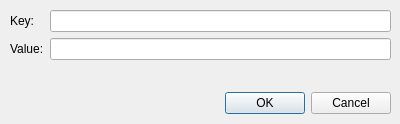
<?xml version="1.0" encoding="UTF-8"?>
<ui version="4.0">
 <class>ApplicationTagDialog</class>
 <widget class="QDialog" name="ApplicationTagDialog">
  <property name="geometry">
   <rect>
    <x>0</x>
    <y>0</y>
    <width>400</width>
    <height>124</height>
   </rect>
  </property>
  <property name="windowTitle">
   <string>Application Tag</string>
  </property>
  <widget class="QDialogButtonBox" name="buttonBox">
   <property name="geometry">
    <rect>
     <x>140</x>
     <y>90</y>
     <width>251</width>
     <height>26</height>
    </rect>
   </property>
   <property name="standardButtons">
    <set>QDialogButtonBox::Cancel|QDialogButtonBox::Ok</set>
   </property>
  </widget>
  <widget class="QWidget" name="formLayoutWidget">
   <property name="geometry">
    <rect>
     <x>10</x>
     <y>10</y>
     <width>381</width>
     <height>71</height>
    </rect>
   </property>
   <layout class="QFormLayout" name="formLayout">
    <item row="0" column="0">
     <widget class="QLabel" name="keyLabel">
      <property name="text">
       <string>Key:</string>
      </property>
     </widget>
    </item>
    <item row="0" column="1">
     <widget class="QLineEdit" name="keyEdit"/>
    </item>
    <item row="1" column="0">
     <widget class="QLabel" name="valueLabel">
      <property name="text">
       <string>Value:</string>
      </property>
     </widget>
    </item>
    <item row="1" column="1">
     <widget class="QLineEdit" name="valueEdit"/>
    </item>
   </layout>
  </widget>
 </widget>
 <resources/>
 <connections/>
</ui>
